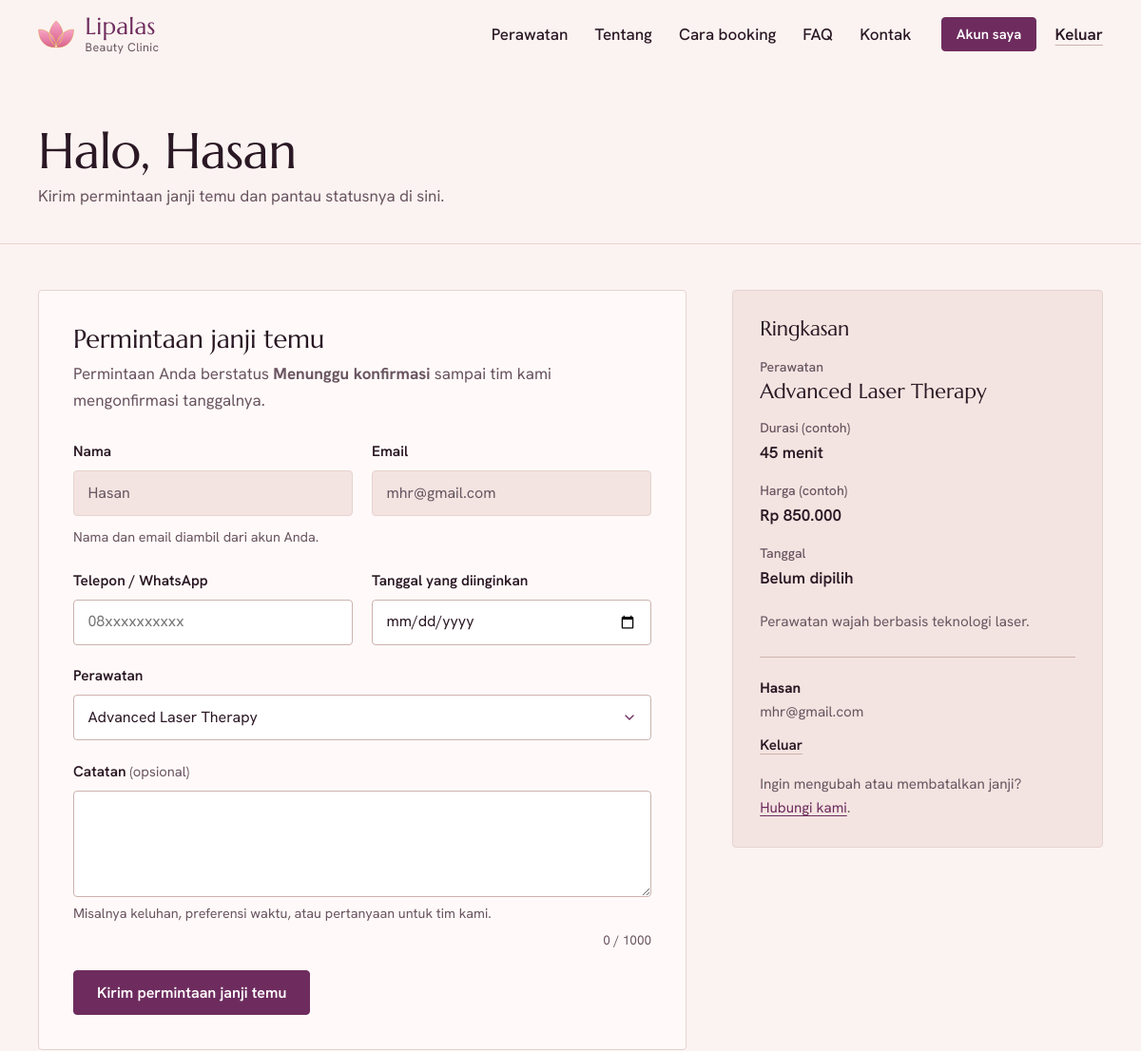
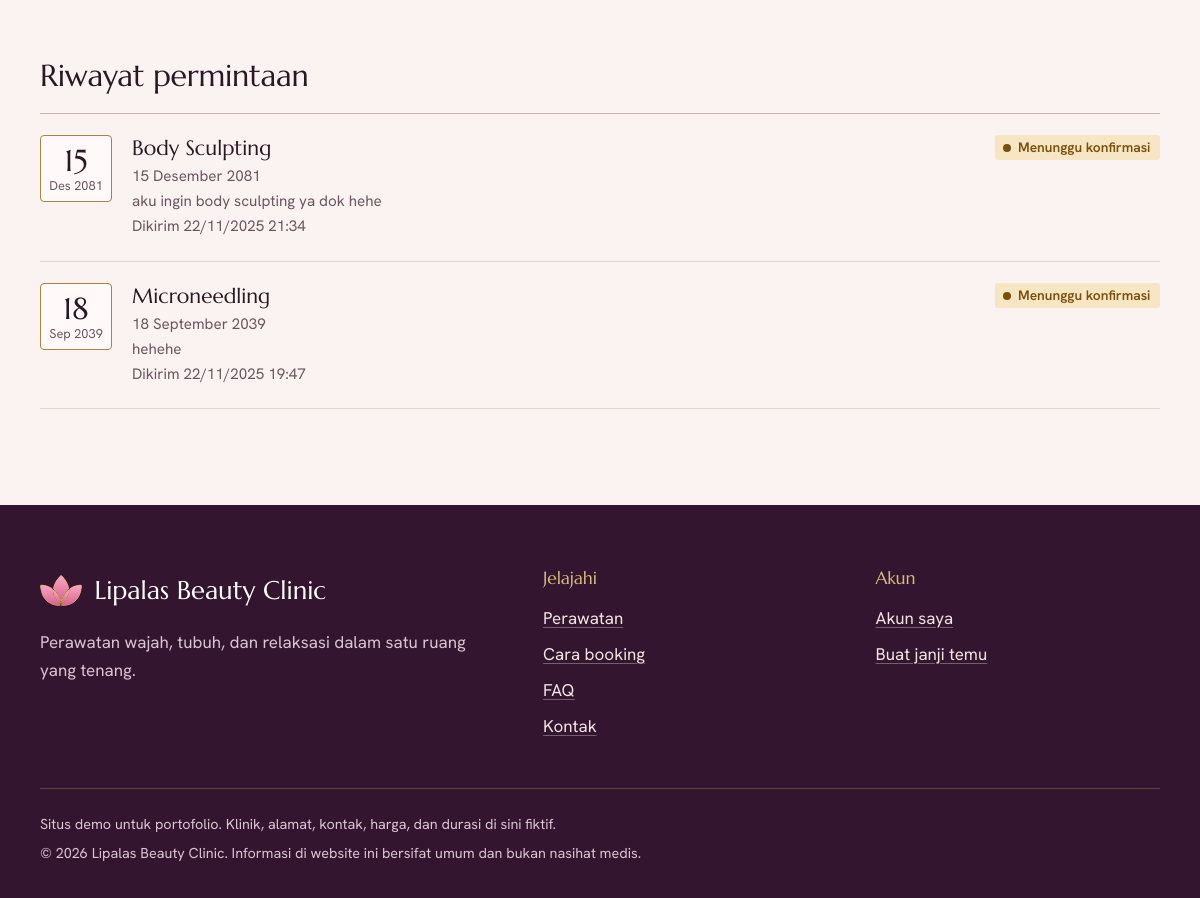
Screenshot of /user/dashboard.php?layanan=advanced-laser-therapy (signed in) with the database file from the repository (2 pictures, top to bottom).
### tables this page shows
CREATE TABLE IF NOT EXISTS `user` (
  `id`         INT(11)      NOT NULL AUTO_INCREMENT,
  `nama`       VARCHAR(100) NOT NULL,
  `email`      VARCHAR(100) NOT NULL,
  `password`   VARCHAR(255) NOT NULL,
  `role`       ENUM('user','admin') NOT NULL DEFAULT 'user',
  `created_at` DATETIME     DEFAULT CURRENT_TIMESTAMP,
  PRIMARY KEY (`id`),
  UNIQUE KEY `email` (`email`)
);

CREATE TABLE IF NOT EXISTS `table_booking` (
  `id`         INT(11)      NOT NULL AUTO_INCREMENT,
  `user_id`    INT(11)      DEFAULT NULL,
  `nama`       VARCHAR(100) DEFAULT NULL,
  `email`      VARCHAR(100) DEFAULT NULL,
  `phone`      VARCHAR(20)  DEFAULT NULL,
  `service`    VARCHAR(100) DEFAULT NULL,
  `tanggal`    DATE         DEFAULT NULL,
  `message`    TEXT         DEFAULT NULL,
   
  `status`     VARCHAR(20)  NOT NULL DEFAULT 'Pending',
  `created_at` TIMESTAMP    NOT NULL DEFAULT CURRENT_TIMESTAMP,
  PRIMARY KEY (`id`),
  KEY `fk_booking_user` (`user_id`),
  KEY `idx_booking_status` (`status`),
  KEY `idx_booking_tanggal` (`tanggal`),
  CONSTRAINT `fk_booking_user` FOREIGN KEY (`user_id`) REFERENCES `user` (`id`) ON DELETE SET NULL
);

### core/koneksi.php (called while the page is built, shortened)
<?php
require_once __DIR__ . '/helpers.php';
try {
    $cfg = config('db');
    $flags = 0;
} catch (Throwable $e) {
    error_log('[Lipalas] Koneksi database gagal: ' . $e->getMessage());
    render_error_page(
        503,
        'Layanan sementara tidak tersedia',
        'Kami tidak dapat terhubung ke database. Silakan coba lagi beberapa saat lagi.',
        is_dev() ? $e->getMessage() : null
    );
}

### core/services.php (called while the page is built, shortened)
<?php
$detailNote = 'Informasi di halaman ini bersifat umum dan bukan nasihat medis.';

### core/clinic.php (called while the page is built)
<?php
return [
    'demo'    => true,
    'name'    => 'Lipalas Beauty Clinic',
    'tagline' => 'Perawatan wajah, tubuh, dan relaksasi dalam satu ruang yang tenang.',
    'about' => [
        'Lipalas dibuka untuk orang yang ingin merawat diri tanpa terburu-buru. Setiap kunjungan '
            . 'dimulai dengan ngobrol singkat tentang kebutuhan kulit dan kenyamanan Anda, baru kemudian '
            . 'perawatan dipilih.',
        'Ruang perawatannya privat dan tenang. Permintaan janji temu dikirim lewat website ini, '
            . 'lalu tim kami mengonfirmasi jadwalnya.',
    ],
    'about_points' => [
        ['Konsultasi dulu', 'Perawatan dipilih setelah kami mengenal kondisi kulit dan kebutuhan Anda.'],
        ['Ruang privat', 'Satu ruang perawatan untuk Anda selama kunjungan, bukan antrean.'],
        ['Jadwal dikonfirmasi', 'Permintaan baru menjadi janji setelah tim kami mengonfirmasi tanggalnya.'],
    ],
    'address'   => "Jl. Kenanga Contoh No. 12\nYogyakarta 55281",
    'phone'     => '(0274) 555-0142',
    'whatsapp'  => '6281200000142',
    'email'     => 'halo@lipalas.example',
    'maps_url'  => '',
    'instagram' => '',
    'hours' => [
        'Senin - Jumat' => '09.00 - 18.00',
        'Sabtu'         => '09.00 - 15.00',
        'Minggu'        => 'Tutup',
    ],
    'testimonials' => [],
];

### user/dashboard.php (the view, shortened to what this page needs)
<?php
require_once __DIR__ . '/../core/helpers.php';
$user = require_login();
$services     = services();
$bookingReady = schema_ready();
$preselect = '';
$fromSlug  = isset($_GET['layanan']) ? service_by_slug((string) $_GET['layanan']) : null;
if ($fromSlug !== null) {
    $preselect = $fromSlug['name'];
}
$selectedService = old('service', $preselect);
$oldPhone   = old('phone');
$oldDate    = old('tanggal');
$oldMessage = old('message');
$bookings = [];
if ($bookingReady) {
    $uid  = (int) $user['id'];
    $stmt = db()->prepare(
        'SELECT id, service, tanggal, status, message, created_at
           FROM table_booking WHERE user_id = ?
          ORDER BY created_at DESC, id DESC LIMIT 50'
    );
    $stmt->bind_param('i', $uid);
    $stmt->execute();
    $bookings = $stmt->get_result()->fetch_all(MYSQLI_ASSOC);
}
$isDemo = !empty(clinic()['demo']);
$bulanPendek = [1 => 'Jan', 'Feb', 'Mar', 'Apr', 'Mei', 'Jun', 'Jul', 'Agu', 'Sep', 'Okt', 'Nov', 'Des'];
require __DIR__ . '/../includes/head.php';
require __DIR__ . '/../includes/navbar.php';
?>
<main id="main">
  <div class="page-head">
    <div class="wrap">
      <h1>Halo, <?= e($user['nama']) ?></h1>
      <p>Kirim permintaan janji temu dan pantau statusnya di sini.</p>
    </div>
  </div>
  <div class="wrap page-body">
    <div class="book-grid">
      <section id="booking" class="panel" aria-labelledby="booking-title">
        <h2 id="booking-title">Permintaan janji temu</h2>
        <p class="panel__lead">
          Permintaan Anda berstatus <strong>Menunggu konfirmasi</strong> sampai tim kami mengonfirmasi tanggalnya.
        </p>
        <form method="post" action="<?= e(url('user/booking_process.php')) ?>" data-single-submit data-validate>
          <div class="field__row">
            <div class="field">
              <label class="field__label" for="nama">Nama</label>
              <input type="text" class="field__control" id="nama" value="<?= e($user['nama']) ?>" readonly
                     aria-describedby="akunHelp">
            </div>
            <div class="field">
              <label class="field__label" for="email">Email</label>
              <input type="email" class="field__control" id="email" value="<?= e($user['email']) ?>" readonly
                     aria-describedby="akunHelp">
            </div>
          </div>
          <p id="akunHelp" class="field__hint" style="margin-top:-.6rem;margin-bottom:1.3rem">Nama dan email diambil dari akun Anda.</p>
          <div class="field__row">
            <div class="field">
              <label class="field__label" for="phone">Telepon / WhatsApp</label>
              <input type="tel" inputmode="tel" class="field__control" id="phone" name="phone"
                     value="<?= e($oldPhone) ?>" placeholder="08xxxxxxxxxx" autocomplete="tel"
                     pattern="\+?[0-9\s\(\)\.\-]{9,25}" maxlength="25"
                     data-msg-pattern="Gunakan nomor telepon yang valid, misalnya 081234567890." required>
            </div>
            <div class="field">
              <label class="field__label" for="tanggal">Tanggal yang diinginkan</label>
              <input type="date" class="field__control" id="tanggal" name="tanggal"
                     value="<?= e($oldDate) ?>" data-min-today required>
            </div>
          </div>
          <div class="field">
            <label class="field__label" for="service">Perawatan</label>
            <select class="field__control" id="service" name="service" data-summary-source
                    data-msg-missing="Pilih perawatan yang Anda inginkan." required>
              <?php foreach ($services as $s): ?>
                <option value="<?= e($s['name']) ?>"
                        data-duration="<?= e((string) ($s['duration'] ?? '')) ?>"
                        data-price="<?= e((string) ($s['price'] ?? '')) ?>"
                        data-blurb="<?= e($s['summary']) ?>"
                        <?= $selectedService === $s['name'] ? 'selected' : '' ?>>
                  <?= e($s['name']) ?>
                </option>
              <?php endforeach; ?>
            </select>
          </div>
          <div class="field">
            <label class="field__label" for="message">Catatan <small>(opsional)</small></label>
            <textarea class="field__control" id="message" name="message" rows="4" maxlength="1000"
                      aria-describedby="messageHelp"><?= e($oldMessage) ?></textarea>
            <p id="messageHelp" class="field__hint">Misalnya keluhan, preferensi waktu, atau pertanyaan untuk tim kami.</p>
            <p class="field__count" data-count-for="message" aria-hidden="true"></p>
          </div>
          <button type="submit" class="button button--solid" <?= $bookingReady ? '' : 'disabled' ?>>
            Kirim permintaan janji temu
          </button>
        </form>
      </section>
      <aside class="summary" data-summary aria-labelledby="ringkasan-title">
        <h2 id="ringkasan-title">Ringkasan</h2>
        <div aria-live="polite">
          <dl>
            <div><dt>Perawatan</dt><dd class="summary__service" data-sum="service">Belum dipilih</dd></div>
            <div><dt>Durasi<?= $isDemo ? ' (contoh)' : '' ?></dt><dd data-sum="duration">-</dd></div>
            <div><dt>Harga<?= $isDemo ? ' (contoh)' : '' ?></dt><dd data-sum="price">-</dd></div>
            <div><dt>Tanggal</dt><dd data-sum="date">Belum dipilih</dd></div>
          </dl>
          <p data-sum="note">Pilih perawatan untuk melihat ringkasannya.</p>
        </div>
        <div class="summary__account">
          <strong><?= e($user['nama']) ?></strong><br>
          <span class="muted"><?= e($user['email']) ?></span>
          <form method="post" action="<?= e(url('auth/logout.php')) ?>">
            <button type="submit" class="link-quiet">Keluar</button>
          </form>
          <p class="mt-3 mb-0">Ingin mengubah atau membatalkan janji? <a href="<?= e(url('#kontak')) ?>">Hubungi kami</a>.</p>
        </div>
      </aside>
    </div>
    <section id="riwayat" class="history" aria-labelledby="riwayat-title">
      <h2 id="riwayat-title">Riwayat permintaan</h2>
      <?php if (!$bookings): ?>
        <div class="empty">
          <?= icon('calendar-days') ?>
          Belum ada permintaan. Kirim yang pertama lewat formulir di atas.
        </div>
      <?php else: ?>
        <ul class="history__list">
          <?php foreach ($bookings as $b):
              $parts = valid_date_ymd((string) $b['tanggal']) ? array_map('intval', explode('-', (string) $b['tanggal'])) : null; ?>
            <li class="history__item">
              <div class="date-block" aria-hidden="true">
                <?php if ($parts): ?>
                  <span class="date-block__day"><?= $parts[2] ?></span>
                  <span class="date-block__month"><?= e($bulanPendek[$parts[1]] . ' ' . $parts[0]) ?></span>
                <?php else: ?>
                  <span class="date-block__day">-</span>
                <?php endif; ?>
              </div>
              <div>
                <h3 class="history__service"><?= e($b['service']) ?></h3>
                <p class="history__meta"><span class="visually-hidden">Tanggal: </span><?= e(format_tanggal($b['tanggal'])) ?></p>
                <?php if ((string) $b['message'] !== ''): ?>
                  <p class="history__meta"><?= nl2br(e($b['message'])) ?></p>
                <?php endif; ?>
                <p class="history__meta small">Dikirim <?= e(date('d/m/Y H:i', strtotime((string) $b['created_at']))) ?></p>
              </div>
              <?= status_badge((string) $b['status']) ?>
            </li>
          <?php endforeach; ?>
        </ul>
      <?php endif; ?>
    </section>
  </div>
</main>
<?php require __DIR__ . '/../includes/footer.php'; ?>

### core/helpers.php (shortened to what this page needs)
<?php
function config(?string $key = null, $default = null)
{
    static $cfg = null;
    if ($cfg === null) {
        $cfg = [
            'env'       => 'production',
            'timezone'  => 'Asia/Jakarta',
            'base_path' => null,
            'db'        => [
                'host' => 'localhost',
                'port' => 3306,
                'user' => 'root',
                'pass' => '',
                'name' => 'project',
                'ssl'  => false,
            ],
            'session'     => 'file',
            'trust_proxy' => false,
        ];
    }
    $value = $cfg;
    foreach (explode('.', $key) as $part) {
        $value = $value[$part];
    }
    return $value;
}
function base_path(): string
{
    static $base = null;
    if ($base !== null) {
        return $base;
    }
    $rel = '';
    $docRoot = isset($_SERVER['DOCUMENT_ROOT']) ? realpath((string) $_SERVER['DOCUMENT_ROOT']) : false;
    $appRoot = realpath(APP_ROOT);
    if ($docRoot !== false && $appRoot !== false) {
        $doc = str_replace('\\', '/', $docRoot);
        $app = str_replace('\\', '/', $appRoot);
        if (stripos($app, $doc) === 0) {
            $rel = trim(substr($app, strlen($doc)), '/');
        }
    }
    return $base = ($rel === '' ? '/' : '/' . $rel . '/');
}
function url(string $path = ''): string
{
    return base_path() . ltrim($path, '/');
}
function e($value): string
{
    return htmlspecialchars((string) $value, ENT_QUOTES | ENT_SUBSTITUTE, 'UTF-8');
}
function old(string $key, string $default = ''): string
{
    static $old = null;
    if ($old === null) {
        $old = isset($_SESSION['old']) && is_array($_SESSION['old']) ? $_SESSION['old'] : [];
    }
    return isset($old[$key]) ? (string) $old[$key] : $default;
}
function db(): mysqli
{
    if (!isset($GLOBALS['connection']) || !($GLOBALS['connection'] instanceof mysqli)) {
        require_once __DIR__ . '/koneksi.php';
    }
    return $GLOBALS['connection'];
}
function schema_ready(): bool
{
    static $ready = null;
    try {
        $db = db();
        $col = $db->query("SHOW COLUMNS FROM table_booking LIKE 'status'");
        $tbl = $db->query("SHOW TABLES LIKE 'rate_limit_log'");
        $ready = $col && $col->num_rows > 0 && $tbl && $tbl->num_rows > 0;
    } catch (Throwable $t) {
        error_log('[Lipalas] schema_ready: ' . $t->getMessage());
        $ready = false;
    }
    return $ready;
}
function current_user(): ?array
{
    static $loaded = false;
    static $user = null;
    if ($loaded) {
        return $user;
    }
    $id = $_SESSION['user_id'] ?? null;
    $stmt = db()->prepare('SELECT id, nama, email, role FROM user WHERE id = ? LIMIT 1');
    $uid = (int) $id;
    $stmt->bind_param('i', $uid);
    $stmt->execute();
    $row = $stmt->get_result()->fetch_assoc();
    return $user = $row;
}
function require_login(): array
{
    $user = current_user();
    return $user;
}
function clinic(): array
{
    static $data = null;
    if ($data === null) {
        $data = require __DIR__ . '/clinic.php';
    }
    return $data;
}
function services(): array
{
    static $data = null;
    if ($data === null) {
        $data = require __DIR__ . '/services.php';
    }
    return $data;
}
function service_by_slug(string $slug): ?array
{
    foreach (services() as $s) {
        if ($s['slug'] === $slug) {
            return $s;
        }
    }
    return null;
}
function booking_statuses(): array
{
    return [
        'Pending'   => ['label' => 'Menunggu konfirmasi', 'class' => 'status--pending'],
        'Confirmed' => ['label' => 'Dikonfirmasi',        'class' => 'status--confirmed'],
        'Completed' => ['label' => 'Selesai',             'class' => 'status--completed'],
        'Canceled'  => ['label' => 'Dibatalkan',          'class' => 'status--canceled'],
    ];
}
function status_badge(string $status): string
{
    $all = booking_statuses();
    $meta = $all[$status] ?? ['label' => $status !== '' ? $status : 'Tidak diketahui', 'class' => 'status--pending'];
    return '<span class="status ' . e($meta['class']) . '">' . e($meta['label']) . '</span>';
}
function valid_date_ymd(string $date): bool
{
    $d = DateTime::createFromFormat('!Y-m-d', $date);
    return $d !== false && $d->format('Y-m-d') === $date;
}
function format_tanggal(?string $ymd): string
{
    $bulan = [1 => 'Januari', 'Februari', 'Maret', 'April', 'Mei', 'Juni', 'Juli',
              'Agustus', 'September', 'Oktober', 'November', 'Desember'];
    [$y, $m, $d] = array_map('intval', explode('-', $ymd));
    return $d . ' ' . $bulan[$m] . ' ' . $y;
}

### rows the page displays
user: nama "Hasan", email "mhr@gmail.com"
table_booking: tanggal "15", tanggal "Des 2081", service "Body Sculpting", tanggal "15 Desember 2081", message "aku ingin body sculpting ya dok hehe", created_at "22/11/2025 21:34", status "Menunggu konfirmasi"
table_booking: tanggal "18", tanggal "Sep 2039", service "Microneedling", tanggal "18 September 2039", message "hehehe", created_at "22/11/2025 19:47", status "Menunggu konfirmasi"

### other values shown
$linkLabel "Perawatan"
$linkLabel "Tentang"
$linkLabel "Cara booking"
$linkLabel "FAQ"
$linkLabel "Kontak"
APP_NAME "Lipalas Beauty Clinic"
$c['tagline'] "Perawatan wajah, tubuh, dan relaksasi dalam satu ruang yang tenang."
form field service "Advanced Laser Therapy"
